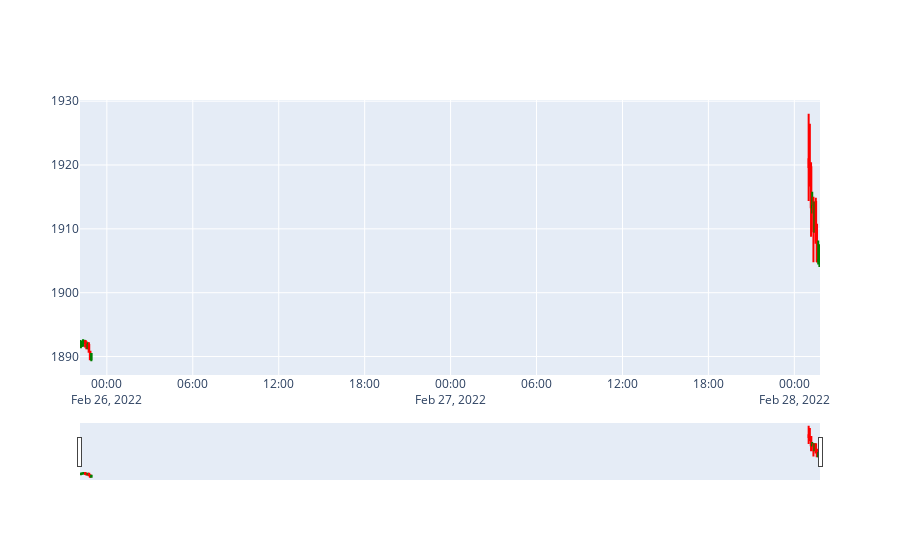

Here is the notebook cell this chart was saved with:
### Markdown cell above
# Plot For testing

### Code cell
import plotly.offline as pyo
import plotly.graph_objects as go


a = np.argmax(df['fvg'])
c= np.argmax(df['fvg']) - 10
t = np.argmax(df['fvg']) +10
Open = df['Open'][c:t]
Close = df['Close'][c:t]
High = df['High'][c:t]
Low = df['Low'][c:t]
x = df.index[c:t]
# sma1 = df['ma 1'][14212:14216]
# sma2 = df['ma 2'][14212:14216]

# signal = df['signal'][14212:14216]
# color = df['color'][14212:14216]
# fvg = df['fvg'][14212:14216]

fig = go.Figure()

fig.add_trace(go.Candlestick(
    x=x,
    open=Open,
    high=High,
    low=Low,
    close=Close,
    increasing=dict(line=dict(color='green')),
    decreasing=dict(line=dict(color='red')),
    name='Candlestick'
))

# for i in x:
#     if signal[i] == 1:
#         fig.add_trace(go.Scatter(x=[i], y=[Open[i]], mode='markers', marker=dict(color='black')))
#     elif signal[i] == 2:
#         fig.add_trace(go.Scatter(x=[i], y=[Open[i]], mode='markers', marker=dict(color='white')))

# fig.add_trace(go.Scatter(x=[0, 1], y=[a, a], mode='lines', name='Horizontal Line'))

# for i in x:
#     if fvg[i] >= 1.3:
#         fig.add_trace(go.Scatter(x=[i], y=[Open[i]], mode='markers', marker=dict(color='black')))

# fig.add_trace(go.Scatter(x=x, y=sma1, mode='lines', marker=dict(color='red')))
# fig.add_trace(go.Scatter(x=x, y=sma2, mode='lines', marker=dict(color='green')))

pyo.init_notebook_mode(connected=True)
pyo.iplot(fig)
print(df.iloc[1])

### Figure 1 — Plotly figure (JSON) as saved in the notebook; plotly's stock layout.template omitted (floating-point values rounded to 4 significant figures)
{"data": [{"close": [1892.0, 1892.0, 1892.0, 1892.0, 1892.0, 1891.0, 1892.0, 1891.0, 1890.0, 1890.0, 1920.0, 1920.0, 1913.0, 1914.0, 1910.0, 1914.0, 1908.0, 1905.0, 1905.0, 1907.0], "decreasing": {"line": {"color": "red"}}, "high": [1893.0, 1892.0, 1893.0, 1893.0, 1893.0, 1892.0, 1892.0, 1892.0, 1891.0, 1890.0, 1928.0, 1926.0, 1920.0, 1916.0, 1915.0, 1914.0, 1915.0, 1911.0, 1908.0, 1907.0], "increasing": {"line": {"color": "green"}}, "low": [1891.0, 1892.0, 1892.0, 1892.0, 1891.0, 1891.0, 1891.0, 1891.0, 1889.0, 1889.0, 1914.0, 1917.0, 1909.0, 1912.0, 1905.0, 1909.0, 1908.0, 1905.0, 1904.0, 1904.0], "name": "Candlestick", "open": [1891.0, 1892.0, 1892.0, 1892.0, 1892.0, 1892.0, 1891.0, 1892.0, 1891.0, 1890.0, 1921.0, 1920.0, 1920.0, 1913.0, 1913.0, 1910.0, 1914.0, 1908.0, 1905.0, 1905.0], "type": "candlestick", "x": ["2022-02-25T22:10:00", "2022-02-25T22:15:00", "2022-02-25T22:20:00", "2022-02-25T22:25:00", "2022-02-25T22:30:00", "2022-02-25T22:35:00", "2022-02-25T22:40:00", "2022-02-25T22:45:00", "2022-02-25T22:50:00", "2022-02-25T22:55:00", "2022-02-28T01:00:00", "2022-02-28T01:05:00", "2022-02-28T01:10:00", "2022-02-28T01:15:00", "2022-02-28T01:20:00", "2022-02-28T01:25:00", "2022-02-28T01:30:00", "2022-02-28T01:35:00", "2022-02-28T01:40:00", "2022-02-28T01:45:00"]}], "layout": {}}
